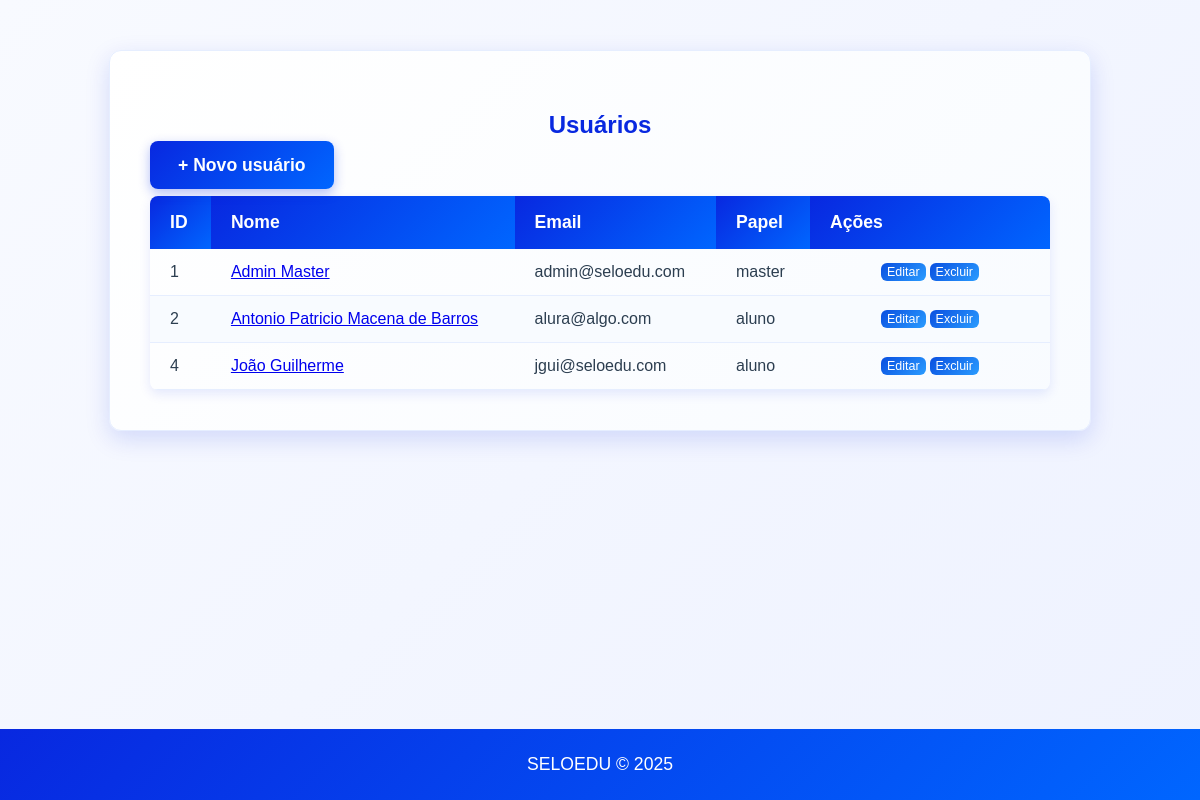
/users/, run on the app's committed database.
### models/users.py (models this page shows, shortened)
class User(UserMixin, db.Model):
	__tablename__ = 'users'
	id = db.Column(db.Integer, primary_key=True)
	nome = db.Column(db.String(120), nullable=False)
	email = db.Column(db.String(150), unique=True, nullable=False)
	password_hash = db.Column(db.String(256), nullable=True)
	role = db.Column(db.String(50), default='user')
	ativo = db.Column(db.Boolean, default=True)
	profile = db.relationship('Profile', uselist=False, back_populates='user')

### views/users.py (the view)
    def list_users(self):
        try:
            users = User.query.filter_by(ativo=True).all()
            return render_template('users/index.html', usuarios=users)
        except Exception as e:
            flash(f'Erro ao carregar usuários: {str(e)}', 'error')
            return render_template('users/index.html', usuarios=[])

### templates/users/index.html (shortened to what this page needs)
{% extends "base.html" %}
{% block content %}
  <div class="users-container">
    <h2 class="users-header">Usuários</h2>
    <p><a class="button-home no-underline" href="{{ url_for('users.create') }}">+ Novo usuário</a></p>
    {% if usuarios %}
      <table>
        <thead>
          <tr>
            <th>ID</th>
            <th>Nome</th>
            <th>Email</th>
            <th>Papel</th>
            <th>Ações</th>
          </tr>
        </thead>
        <tbody>
          {% for u in usuarios %}
            <tr>
              <td>{{ u.id }}</td>
              <td><a href="{{ url_for('users.show', user_id=u.id) }}">{{ u.nome }}</a></td>
              <td>{{ u.email }}</td>
              <td>{{ u.role }}</td>
              <td class="actions">
                <div class="action-group">
                  <form action="{{ url_for('users.edit', user_id=u.id) }}" method="get" style="margin:0;display:inline-flex;">
                    <button type="submit" class="btn-small">Editar</button>
                  </form>
                  <form action="{{ url_for('users.delete', user_id=u.id) }}" method="post" style="margin:0;display:inline-flex;">
                    <button type="submit" class="btn-small">Excluir</button>
                  </form>
                </div>
              </td>
            </tr>
          {% endfor %}
        </tbody>
      </table>
    {% else %}
      <p>Nenhum usuário cadastrado.</p>
    {% endif %}
  </div>
{% endblock %}

### templates/base.html (shortened to what this page needs)
<!DOCTYPE html>
<html lang="pt-BR">
<head>
    <link rel="stylesheet" href="{{ url_for('static', filename='custom.css') }}">
</head>
<body>
    <main>
        {% block content %}{% endblock %}
    </main>
    <footer>
        <p>SELOEDU © 2025</p>
    </footer>
</body>
</html>

### Static/custom.css (style rules this page uses)
body { font-family: 'Arial', sans-serif; background: linear-gradient(135deg, #f8faff 0%, #eef2ff 100%); margin: 0; padding: 0; color: #2c3e50; display: flex; flex-direction: column; min-height: 100vh; }
main { flex: 1; padding: 20px; display: flex; flex-direction: column; align-items: center; }
footer { background: linear-gradient(135deg, #0828e0 0%, #0066ff 100%); color: white; text-align: center; padding: 25px; margin-top: auto; width: 100%; box-sizing: border-box; font-weight: 500; }
footer p { margin: 0; font-size: 1.1em; }
.button-home, .button-login { padding: 14px 28px; background: linear-gradient(135deg, #0828e0 0%, #0066ff 100%); border: none; color: white; font-size: 1.1em; border-radius: 8px; cursor: pointer; transition: all 0.3s ease; width: 220px; margin-top: 25px; font-weight: 600; box-shadow: 0 4px 12px rgba(8, 40, 224, 0.3); }
.users-container { background: linear-gradient(135deg, #ffffff 0%, #f8fbff 100%); padding: 40px; border-radius: 12px; box-shadow: 0 8px 25px rgba(8, 40, 224, 0.15); width: 100%; max-width: 900px; margin: 30px auto; border: 1px solid #e6eeff; }
table { width: 100%; border-collapse: collapse; margin-top: 20px; border-radius: 8px; overflow: hidden; box-shadow: 0 4px 12px rgba(8, 40, 224, 0.1); }
table th { background: linear-gradient(135deg, #0828e0 0%, #0066ff 100%); color: white; padding: 16px 20px; text-align: left; font-weight: 600; font-size: 1.1em; }
table td { padding: 14px 20px; border-bottom: 1px solid #e6eeff; color: #2c3e50; }
table tr:nth-child(even) { background-color: #f8fbff; }
.btn-small { padding: 2px 6px; font-size: 0.78em; border-radius: 6px; background: linear-gradient(135deg, #0a4fe0 0%, #2a9cff 100%); color: white; border: none; cursor: pointer; text-decoration: none; display: inline-block; vertical-align: middle; }
.action-group { display: flex; gap: 4px; align-items: center; justify-content: center; }
table td.actions { white-space: nowrap; width: 200px; }
.button-home, .btn-small, .no-underline { text-decoration: none; }
.users-header { text-align: center; color: #0828e0; margin-bottom: 16px; font-weight: 700; }

### data on the page
User: id "1", nome "Admin Master", email "admin@seloedu.com", role "master"
User: id "2", nome "Antonio Patricio Macena de Barros", email "alura@algo.com", role "aluno"
User: id "4", nome "João Guilherme", email "jgui@seloedu.com", role "aluno"
